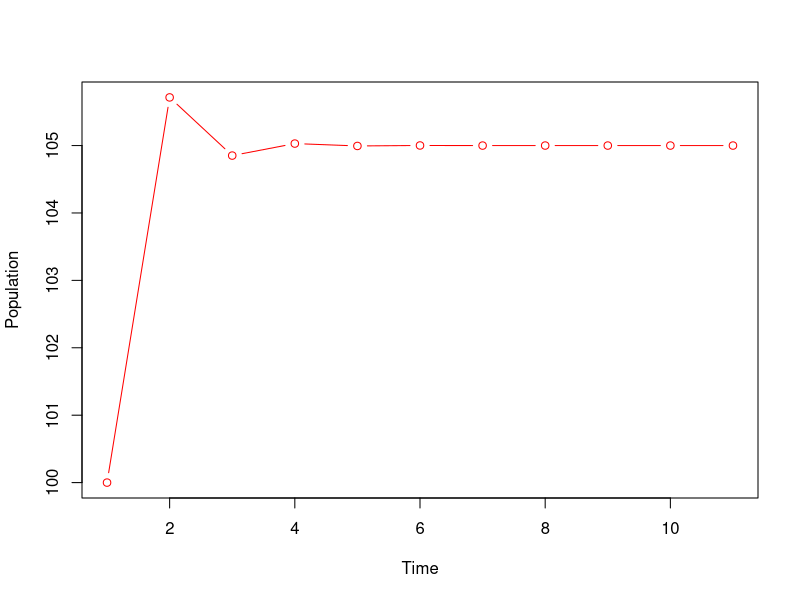
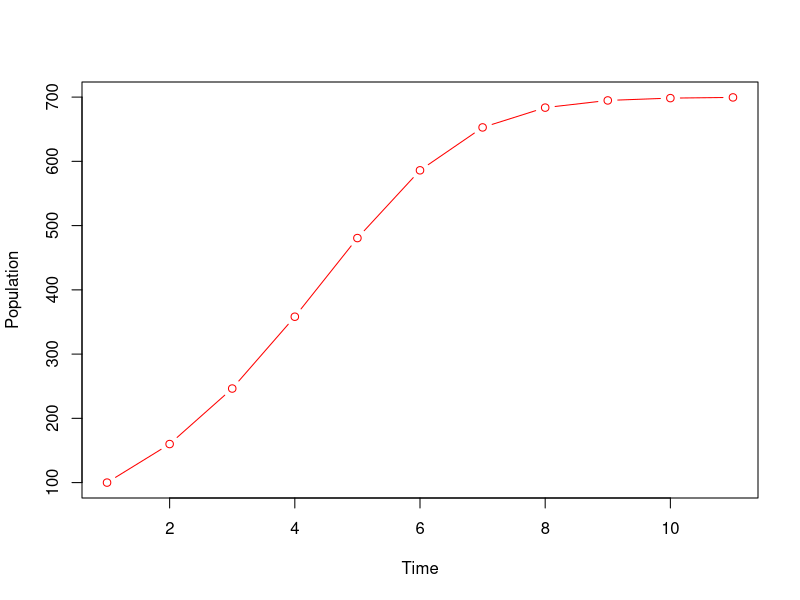
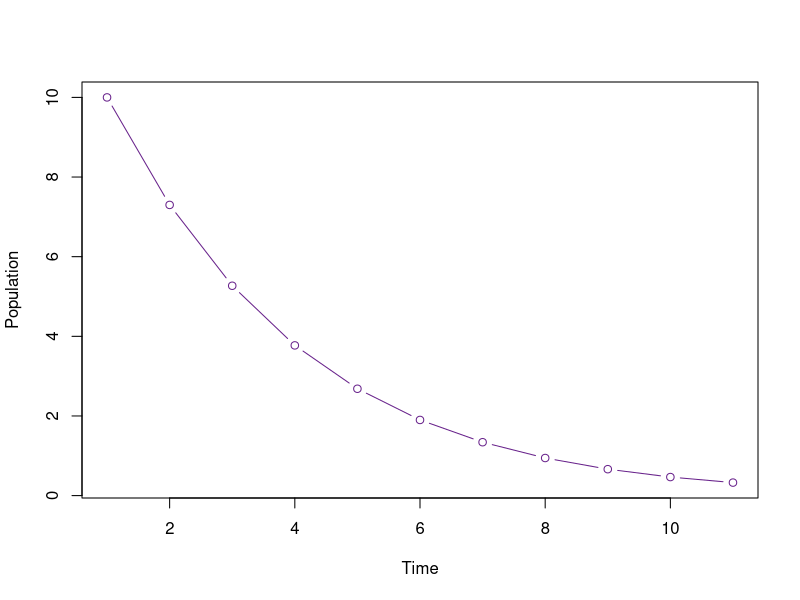
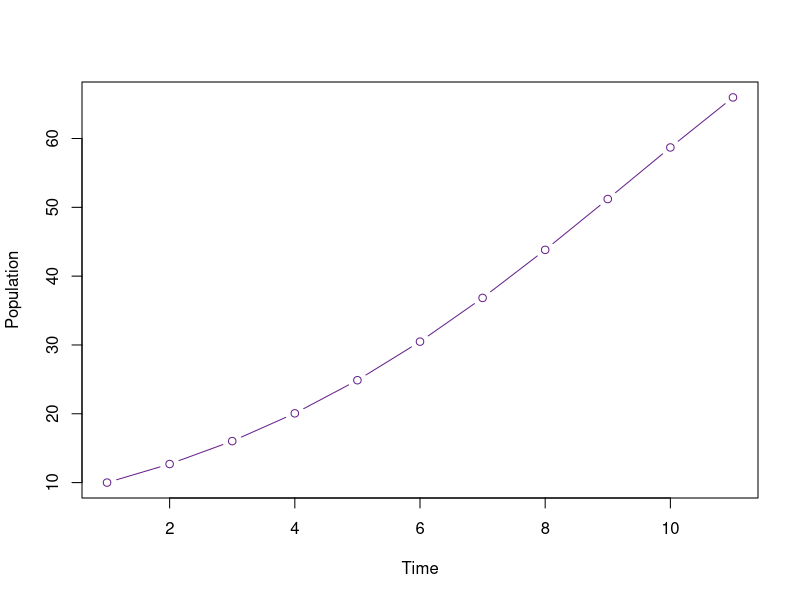
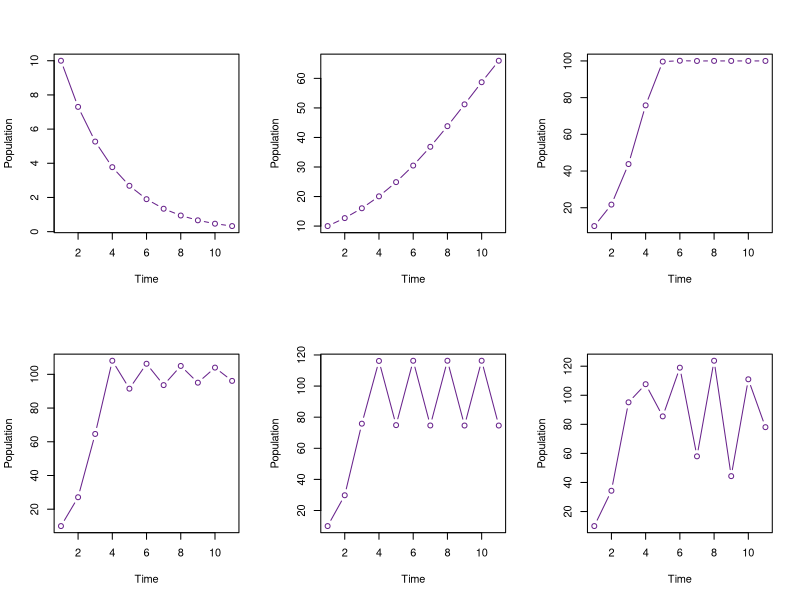

Generate these figures, in order, with R:

ttmax<-10
RR<-1.2
N0<-100
K<-105
NN<-matrix(NA, nrow=1, ncol=ttmax+1)
NN[1]=N0
print(NN)
for(tt in 1:ttmax){
  NN[tt+1]<-NN[tt]*(1+RR*(1-(NN[tt]/K)))
}
plot(1:(ttmax+1),NN, xlab="Time", ylab="Population", type="b", col='red')

#Create discrete logistic growth function
discretelogFun<-function(RR,N0,ttmax,K)
  {NN<-matrix(NA, nrow=1, ncol=ttmax+1)
  NN[1]=N0
  for(tt in 1:ttmax){
    NN[tt+1]<-NN[tt]*(1+RR*(1-(NN[tt]/K)))
}
plot(1:(ttmax+1),NN, xlab="Time", ylab="Population", type="b", col='red')
}
discretelogFun(RR=0.7,N0=100,K=700, ttmax=10)

#Do final exercise
discretelogFun<-function(RR,N0,ttmax,K)
{NN<-matrix(NA, nrow=1, ncol=ttmax+1)
NN[1]=N0
for(tt in 1:ttmax){
  NN[tt+1]<-NN[tt]*(1+RR*(1-(NN[tt]/K)))}
plot(1:(ttmax+1),NN, xlab="Time", ylab="Population", type="b", col='darkorchid4')
}
discretelogFun(RR=-0.3,N0=10,K=100, ttmax=10)

discretelogFun(RR=0.3,N0=10,K=100, ttmax=10)
testnums<-c(-.3,.3,1.3,1.9,2.2,2.7) #make vector
par(mfrow = c(2,3))
for(num in testnums){discretelogFun(num,N0=10,K=100, ttmax=10);}
testnums
num
